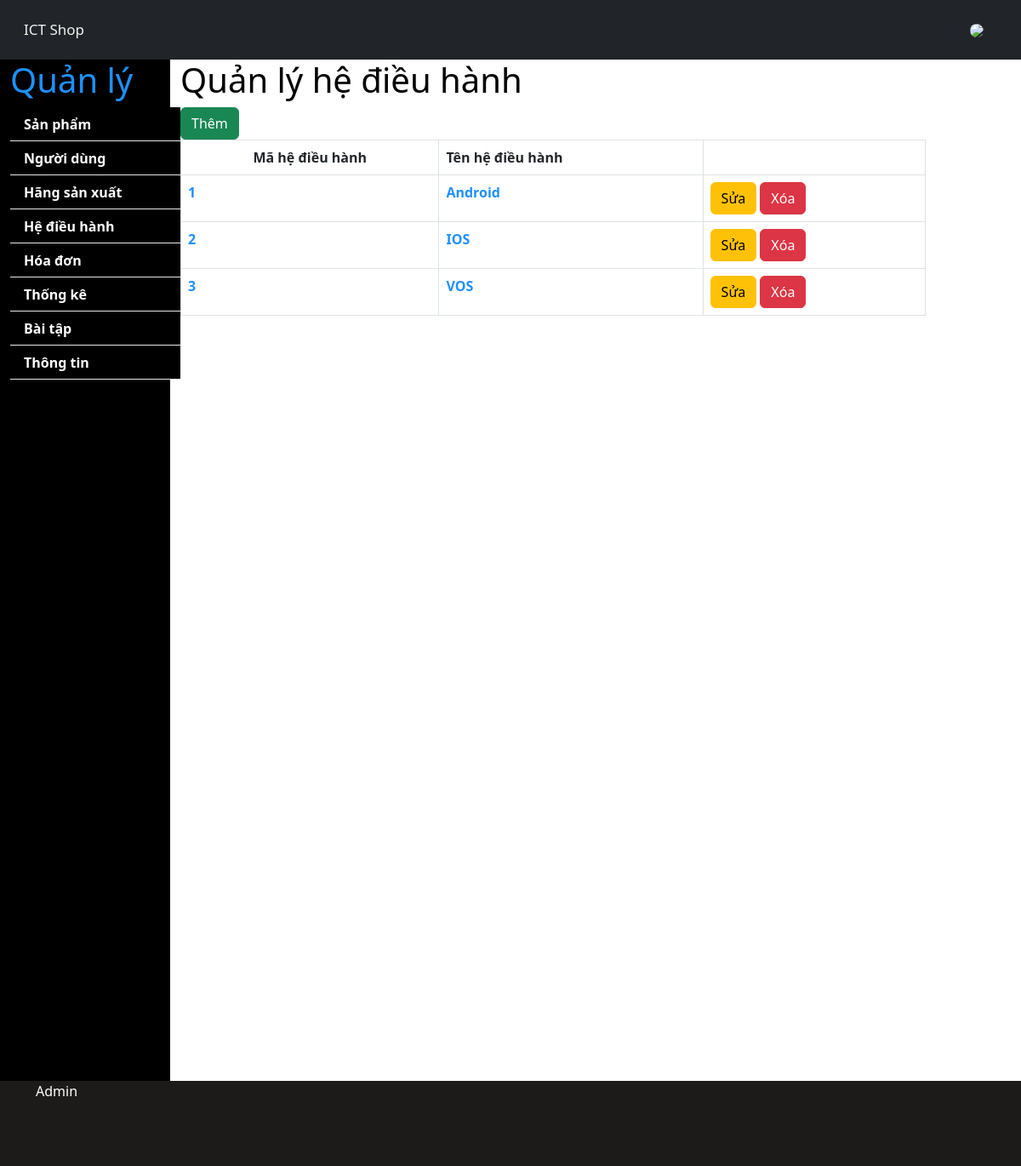
The app's page /Admin/hedieuhanh.php with its own data.
### tables this page shows
CREATE TABLE `hedieuhanh` (
  `Mahdh` int(11) NOT NULL,
  `Tenhdh` varchar(10) NOT NULL
);

### Admin/hedieuhanh.php (the view, shortened to what this page needs)
<?php include 'partials/header.php'; ?>
    <section>
        <div class="container-fluid">
            <div class="row">
            <?php include 'navigation.php'; ?>
                <div class="col-sm-9" style="height:700px">
                    <?php
                        $sql="SELECT * FROM hedieuhanh ";
                        $result=mysqli_query($conn, $sql);
                        $numRows= mysqli_num_rows($result);
                        if($numRows<>0){
                            echo "<h1 style='color:black'>Quản lý hệ điều hành</h1>";
                            echo "<form method='post'>
                                <a href='hedieuhanh-add.php' class='btn btn-success'>Thêm</a>
                                <table class='table table-bordered table-hover'>
                                <thead>
                                    <tr>
                                        <th class='center'>Mã hệ điều hành</th>
                                        <th>Tên hệ điều hành</th>
                                        <th></th>
                                    </tr>
                                </thead>";
                            while($rows=mysqli_fetch_array($result)){
                                echo "<tbody>";
                                echo "<tr>";
                                    echo "<td>{$rows['Mahdh']}</td>";
                                    echo "<td>{$rows['Tenhdh']}</td>";
                                    echo "<td>
                                        <a href='hedieuhanh-update.php?Mahdh=$rows[Mahdh]' class='btn btn-warning'>Sửa</a>
                                        <a href='hedieuhanh-delete.php?Mahdh=$rows[Mahdh]' class='btn btn-danger'>Xóa</a>
                                        </td>";
                                echo "</tr>";
                                echo "</tbody>";
                            }
                            echo"</table>";
                            echo"</form>";
                        }
                    ?>
                </div>
            </div>
        </div>
    </section>
<?php include 'partials/footer.php'; ?>

### Admin/style.css (style rules this page uses)
.row { height:1200px; }
body { font-family: sans-serif; font-size: 15px; font-weight:bold; }
h1 { margin-top:20px; color:white; }
.center { margin-left: auto; margin-right: auto; text-align: center; margin-top:10px; }
h1, td { color: DodgerBlue; font-weight: bold; }

### records on screen
hedieuhanh: Mahdh "1", Tenhdh "Android"
hedieuhanh: Mahdh "2", Tenhdh "IOS"
hedieuhanh: Mahdh "3", Tenhdh "VOS"
